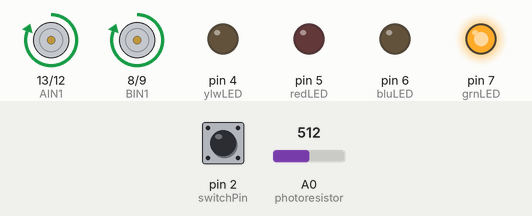
Simulated run of this sketch. Board: Arduino Uno, built with avr-gcc and run on an emulated ATmega328P. Parts: motor-driver pin pairs drawn as motors (green arrow = first pin HIGH = forward, orange = second pin HIGH = backward, longer = more drive, scaled by the enable pin), output pins drawn as LEDs (lit = HIGH). Inputs (shaded band) come from the test bench; at power-on: pin 2 (switchPin) HIGH, A0 (photoresistor) = 512. What the sketch prints to the serial monitor is not drawn.

Above: at 2.2 s.
2.3 s: pin 2 (switchPin) pulled LOW for 0.15 s
At 3.2 s:
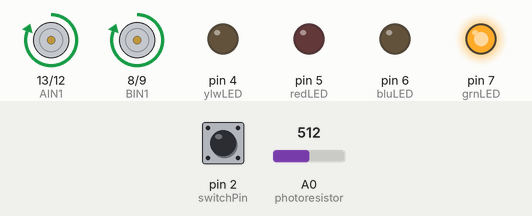
4.0 s: A0 (photoresistor) set to 530
At 4.9 s:
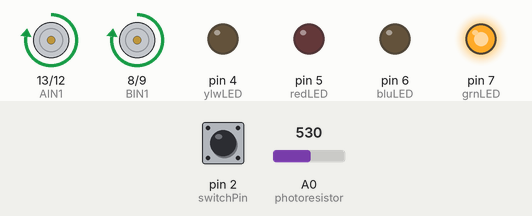
5.5 s: A0 (photoresistor) set to 716
At 6.0 s:
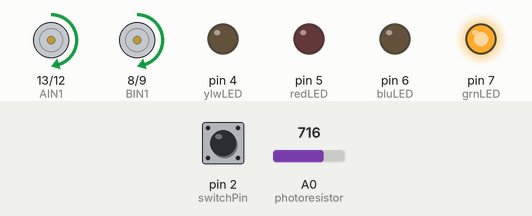
7.0 s: pin 2 (switchPin) pulled LOW for 1 s
At 7.4 s:
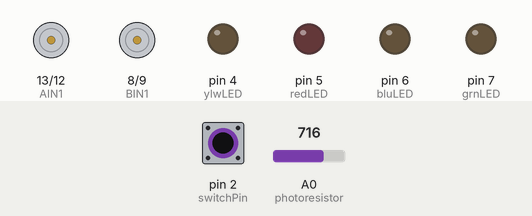
9.5 s: A0 (photoresistor) set to 900
At 10.1 s:
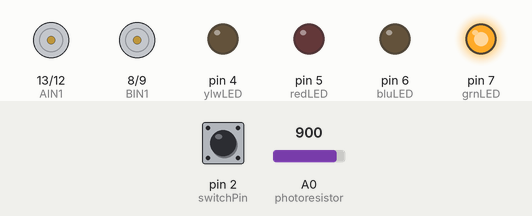
11.0 s: pin 2 (switchPin) pulled LOW for 0.15 s
At 12.1 s:
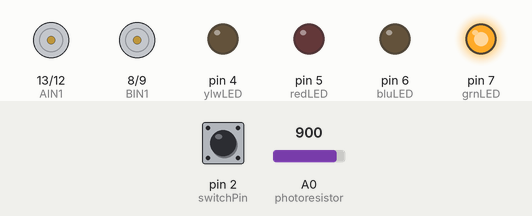
Timing chart, 0 to 13.7 s (numbered marks = the images above; inputs shaded):
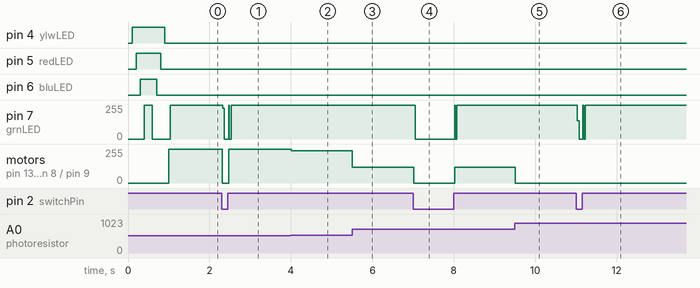

Measured:
- after the input at 2.3 s, pin 7 (grnLED): 255/255 → 0/255 at once, → 255/255 0.15 s later; motor on pin 13 (AIN1) / pin 12 (AIN2), motor on pin 8 (BIN1) / pin 9 (BIN2): forward 255/255 → stopped at once, → forward 255/255 0.15 s later
- after the input at 4.0 s, motor on pin 13 (AIN1) / pin 12 (AIN2), motor on pin 8 (BIN1) / pin 9 (BIN2): forward 255/255 → forward 243/255 at once
- after the input at 5.5 s, motor on pin 13 (AIN1) / pin 12 (AIN2), motor on pin 8 (BIN1) / pin 9 (BIN2): forward 243/255 → forward 120/255 at once
- after the input at 7.0 s, pin 7 (grnLED): 255/255 → 0/255 after 0.05 s, → 255/255 0.97 s later; motor on pin 13 (AIN1) / pin 12 (AIN2), motor on pin 8 (BIN1) / pin 9 (BIN2): forward 120/255 → stopped at once, → forward 120/255 1.0 s later
- after the input at 9.5 s, motor on pin 13 (AIN1) / pin 12 (AIN2), motor on pin 8 (BIN1) / pin 9 (BIN2): forward 120/255 → stopped at once
- after the input at 11.0 s, pin 7 (grnLED): 255/255 → 0/255 at once, → 255/255 0.14 s later

The sketch:

LilyBot-Photoresistor.ino
```cpp
/*
  Lily∞Bot
  LilyBot-Photoresistor.ino
  Carlotta A. Berry, PhD
  FEBRUARY 12, 2023

  This program will photoresistor and 10 kohm resistor
  to track light on the Lily∞Bot


*/

//state LEDs
const int ledPins[4] = { 4, 5, 6, 7 };
const int ylwLED = 4;
const int redLED = 5;
const int bluLED = 6;
const int grnLED = 7;

const int switchPin = 2;       //robot on-off switch
const int photoresistor = A0;  //photoresistor pin

//the right motor will be controlled by the motor B pins on the motor driver

const int BIN1 = 8;  //control pin 1 on the motor driver for the right motor
const int BIN2 = 9;  //control pin 2 on the motor driver for the right motor
const int PWMB = 10;  //speed control pin on the motor driver for the right motor

//the left motor will be controlled by the motor A pins on the motor driver
const int PWMA = 11;  //speed control pin on the motor driver for the left motor
const int AIN2 = 12;   //control pin 2 on the motor driver for the left motor
const int AIN1 = 13;   //control pin 1 on the motor driver for the left motor


//robot behaviour variables
int moveTime = 2000;   //amount of time robot will move
int robotSpeed = 100;  //robot speed

//light tracking variables
int ambient;         //ambient room lighting for calibration at start up
int maxLight = 900;  //max light from flashlight


/********************************************************************************/
void setup() {
  int baudrate = 9600;     //serial communication baud rate
  Serial.begin(baudrate);  //start serial commnication
  delay(100);
  //set switch as an input
  pinMode(switchPin, INPUT_PULLUP);
  //set LEDS as an output
  for (int i = 0; i < 4; i++) {
    pinMode(ledPins[i], OUTPUT);
  }

  //set photoresistor as an input
  pinMode(photoresistor, INPUT);

  //set the motor control pins as outputs
  pinMode(AIN1, OUTPUT);
  pinMode(AIN2, OUTPUT);
  pinMode(PWMA, OUTPUT);
  pinMode(BIN1, OUTPUT);
  pinMode(BIN2, OUTPUT);
  pinMode(PWMB, OUTPUT);

  //STARTING LIGHT SEQUENCE
  for (int i = 0; i < 4; i++) {
    //Serial.print(i);
    digitalWrite(ledPins[i], HIGH);
    delay(100);
  }
  Serial.println();
  for (int i = 4; i > -1; i--) {
    //Serial.print(i);
    digitalWrite(ledPins[i], LOW);
    delay(100);
  }
  ambient = analogRead(photoresistor);
  Serial.print("Daisy∞bot begin");  //print start message
}

/********************************************************************************/
void loop() {
  int on = digitalRead(switchPin);
  int light = analogRead(photoresistor);
  Serial.println(on);

  if (on == 1) {
    light = analogRead(photoresistor);
    Serial.println(light);
    robotSpeed = map(light, maxLight, ambient, 0, 255);  //map robot light to robot motor speed
    robotSpeed = constrain(robotSpeed, 0, 255);          //constrain robot speeds between 0 and 255
    fwd(robotSpeed);                                     //robot will move forward looking for more light
    on = digitalRead(switchPin);
  }

  if (on == 0) {
    Serial.println("Robot Off");
    stop();
    on = digitalRead(switchPin);
  }
}

/********************************* MOTION FUNCTIONS ******************************/
//robot stop function
void stop() {
  allLedsOff();
  //left motor stop
  digitalWrite(AIN1, LOW);  //set pin 1 to low
  digitalWrite(AIN2, LOW);  //set pin 2 to low
  //right motor stop
  digitalWrite(BIN1, LOW);  //set pin 1 to low
  digitalWrite(BIN2, LOW);  //set pin 2 to low
}

//robot forward function
void fwd(int speed) {
  allLedsOff();
  digitalWrite(grnLED, HIGH);
  digitalWrite(AIN1, HIGH);       //set pin 1 to high
  digitalWrite(AIN2, LOW);        //set pin 2 to low
  digitalWrite(BIN1, HIGH);       //set pin 1 to low
  digitalWrite(BIN2, LOW);        //set pin 2 to high
  analogWrite(PWMA, abs(speed));  //set forward speed
  analogWrite(PWMB, abs(speed));  //set forward speed
}

//robot reverse function
void rev(int speed) {
  allLedsOff();
  digitalWrite(redLED, HIGH);
  digitalWrite(AIN1, LOW);        //set pin 1 to low
  digitalWrite(AIN2, HIGH);       //set pin 2 to high
  digitalWrite(BIN1, LOW);        //set pin 1 to low
  digitalWrite(BIN2, HIGH);       //set pin 2 to high
  analogWrite(PWMA, abs(speed));  //set reverse speed
  analogWrite(PWMB, abs(speed));  //set reverse speed
}

//robot spin function
void spin(int speed, int dir) {
  allLedsOff();
  if (dir > 0) {
    digitalWrite(bluLED, HIGH);
    digitalWrite(AIN1, LOW);   //set pin 1 to low
    digitalWrite(AIN2, HIGH);  //set pin 2 to high
    digitalWrite(BIN1, HIGH);  //set pin 1 to low
    digitalWrite(BIN2, LOW);   //set pin 2 to high
  } else {
    digitalWrite(ylwLED, HIGH);
    digitalWrite(AIN1, HIGH);  //set pin 1 to low
    digitalWrite(AIN2, LOW);   //set pin 2 to high
    digitalWrite(BIN1, LOW);   //set pin 1 to low
    digitalWrite(BIN2, HIGH);  //set pin 2 to high
  }
  analogWrite(PWMA, abs(speed));  //set reverse speed
  analogWrite(PWMB, abs(speed));  //set reverse speed
}

//robot turn function
void turn(int speed, int dir) {
  allLedsOff();
  digitalWrite(AIN1, HIGH);  //set pin 1 to low
  digitalWrite(AIN2, LOW);   //set pin 2 to high
  digitalWrite(BIN1, HIGH);  //set pin 1 to low
  digitalWrite(BIN2, LOW);   //set pin 2 to high
  if (dir > 0) {
    digitalWrite(bluLED, HIGH);
    analogWrite(PWMA, robotSpeed * 1.5);
    analogWrite(PWMB, robotSpeed * 0.5);
  } else {
    digitalWrite(ylwLED, HIGH);
    analogWrite(PWMA, robotSpeed * 0.5);
    analogWrite(PWMB, robotSpeed * 1.5);
  }
}

//robot pivot function
void pivot(int speed, int dir) {
  allLedsOff();
  digitalWrite(AIN1, HIGH);  //set pin 1 to low
  digitalWrite(AIN2, LOW);   //set pin 2 to high
  digitalWrite(BIN1, HIGH);  //set pin 1 to low
  digitalWrite(BIN2, LOW);   //set pin 2 to high
  if (dir > 0) {
    digitalWrite(bluLED, HIGH);
    analogWrite(PWMA, 0);
    analogWrite(PWMB, abs(speed));
  } else {
    digitalWrite(ylwLED, HIGH);
    analogWrite(PWMA, abs(speed));
    analogWrite(PWMB, 0);
  }
}

//turn all the LEDS off
void allLedsOff() {
  for (int i = 0; i < 4; i++) {
    digitalWrite(ledPins[i], LOW);
  }
}
```
